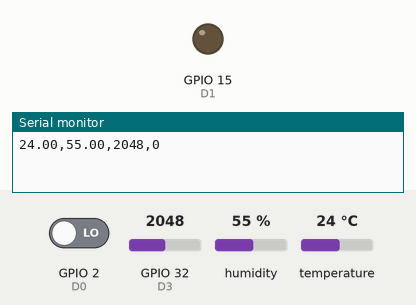
This sketch was run on a simulated ESP32. Shown: output pins drawn as LEDs (lit = HIGH), the last lines printed to the serial monitor. The test bench sets the inputs (shaded band); at power-on: GPIO 2 (D0) LOW, GPIO 32 (D3) = 2048, humidity 55 %, temperature 24 °C.

Above: at 3.2 s.
3.3 s: GPIO 2 (D0) driven HIGH
At 4.7 s:
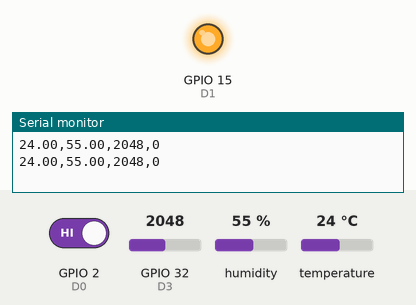
Timing chart, 0 to 6.3 s (numbered marks = the images above; inputs shaded):
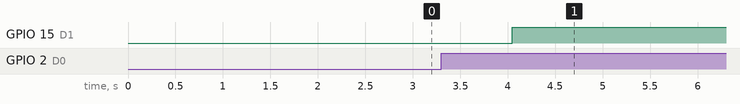

Measured:
- after the input at 3.3 s, GPIO 15 (D1): LOW → HIGH after 0.75 s

The sketch:

sense-arduino.ino
```cpp
#include <DHT.h>
#define D0 2 // PIR센서
#define D1 15 // LED
#define D2 26 // 온습도센서
#define D3 32 // 가스센서
DHT dht(D2, DHT11);
int motion = 0; // motion 감지를 위한 변수 선언

void setup() { //PIR 센서 입력 및 LED 출력 PIN 동작 모드 설정
  dht.begin();
  delay(2000);
  Serial.begin(115200);
  pinMode(D0, INPUT); // PIR센서 입력설정
  pinMode(D1, OUTPUT); // LED 출력설정
  //pinMode(D2, OUTPUT); // 온습도센서 입력설정
  pinMode(D3, INPUT); // 가스센서 입력설정
}

void loop() { //PIR 센서 입력에 따른 LED ON/OFF 제어

  int motionState = digitalRead(D0); // D0핀 입력상태 저장
  //int val = analogRead(D2);
  float tempC = dht.readTemperature();
  float humi = dht.readHumidity();
  //Serial.println(digitalRead(D0));
  if(motionState ==HIGH){ // PIR 센서 입력값이 HIGH이면 LED ON, 아니면 LED OFF
    ++motion;
    if(motion == 1){
      digitalWrite(D1,HIGH);
      delay(10000);
    }
    else{
      digitalWrite(D1,LOW);
      motion = 0;
      delay(10000);
    }
  }
  else{
    delay(1000);
  }
  //Serial.println("##############");
  //Serial.print("temp : ");
  Serial.print(tempC);
  Serial.print(",");
  //Serial.print("humidity : ");
  Serial.print(humi);
  Serial.print(",");
  //Serial.print("gas nongdo : ");
  Serial.print(analogRead(D3));
  Serial.print(",");
  //Serial.print("motion state is ");
  Serial.print(motion);
  //Serial.println("##############");
  Serial.println();
}
```
